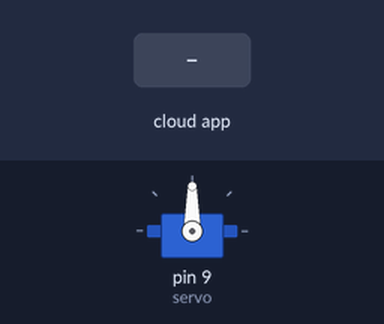
The sketch below on a simulated Arduino Uno, built with avr-gcc and run on an emulated ATmega328P. On the bench: servo. The test bench sets the inputs (shaded band). The ROS host is connected and sends only what is stated.

Above: at 1.2 s.
1.3 s: the phone or cloud app sets servo to 0
Timing chart, 0 to 4.3 s (numbered marks = the images above; inputs shaded):
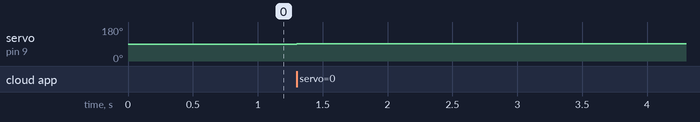

The sketch:

servo_ros.ino.ino
```cpp
#include <Servo.h>
#include <ros.h>
#include <std_msgs/Int8.h>

ros::NodeHandle  nh;

Servo servo;
int degree = 90;

void servo_cb( const std_msgs::Int8& cmd_msg){
  if (cmd_msg.data == 0) // the object not detected
  {
     if (degree >= 90  and degree < 180)
     {
        degree = degree+1;
        servo.write(degree);//turn left first
      }
      if (degree == 180)
      {
        degree = 89;
        }

      if (degree <90 and degree >0)
      {
        degree = degree-1;
        servo.write(degree);//turn right
        }
      if (degree == 0)
        {
          degree = 90;
          }
    }
    else
    {
      servo.detach();
      }

}


ros::Subscriber<std_msgs::Int8> sub("servo", servo_cb);

void setup(){

  nh.initNode();
  nh.subscribe(sub);

  servo.attach(9); //attach it to pin 9
  servo.write(90);
}

void loop(){
  nh.spinOnce();
  delay(1);
}
```

Measured:
- after the input at 1.3 s, servo on pin 9 (servo): 90° → 91° at once
